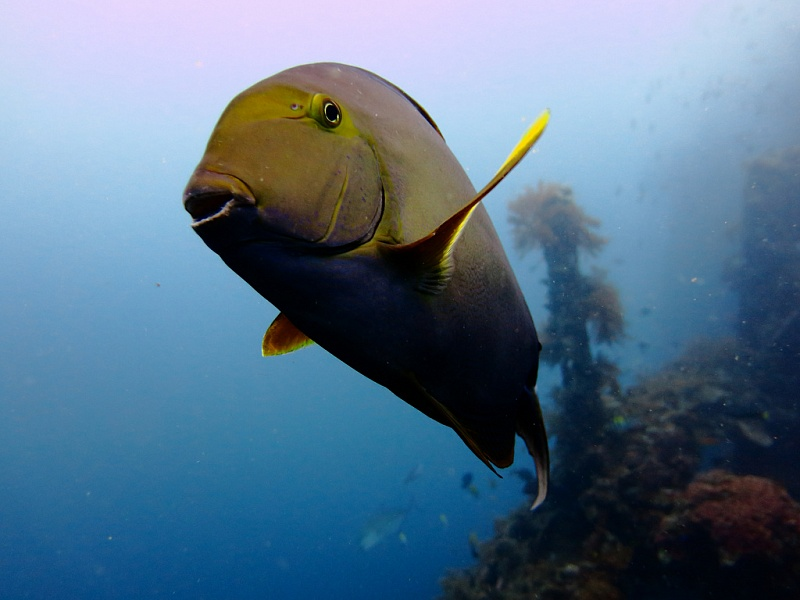
#> input picture hw5/im1.jpg, 800 x 600 px
$ jupyter execute --allow-errors 'Семинар_+_Задание_5_Дискретный_Фурье.ipynb'   (shell and % lines are left out)
#> lines starting #> are read from the running program, lines starting #| are printed output that depends on the picture
# Вычислительная математика
## 4.2 Преобразование Фурье

Ярослав Холодов, Лукьянчук Вячеслав

Содержание семинара:

- Напоминание про ряд Фурье (непрерывный случай)
- Дискретный Фурье (DFT)
- Дискретный Фурье как оператор
- Сравнение DFT и FFT на практике
- Простой пример FFT в python
    - Отличие FFT и RFFT
- Анализ сезонности во временных рядах (реальный пример)
- Задание

## Напоминание про ряд Фурье (непрерывный случай)

Рассмотрим разложение произвольной действительной функции в следующем виде

$$
x(t)=\sum_{i=1}^n A_i \cos \left(2 \pi \nu_i t+\phi_i\right)
$$

Здесь мы определяем набор частот $\left\{\nu_i\right\}$ некоторым способом, который мы обсудим позже. Значения амплитуд и сдвиг фаз оцениваются для каждого данного $\nu_i$. Ряд Фурье описывает сигнал $x(t)$ набором пар $\left\{A_i^2, \nu_i\right\}_{i=1}^n$, где $A_i^2$ представляет собой интенсивность $i$-й косинусоиды. Этот набор пар называется спектром.

Как вычислить $A_i$? Раскроем к общепринятому виду.

$$
\begin{aligned}
A_i \cos \left(2 \pi \nu_i t+\phi_i\right) & =A_i \cos \left(\phi_i\right) \cos \left(2 \pi \nu_i t\right)-A_i \sin \left(\phi_i\right) \sin \left(2 \pi \nu_i t\right)= \\
& =a_i \cos \left(2 \pi \nu_i t\right)+b_i \sin \left(2 \pi \nu_i t\right)
\end{aligned}
$$

А тогда разложение,

$$
x(t)=\sum_{i=1}^n\left(a_i \cos \left(2 \pi \nu_i t\right)+b_i \sin \left(2 \pi \nu_i t\right)\right) = \sum_{i=1}^n\left(a_i - i \cdot b_i \right) \cdot e^{2 \pi \nu_i t}
$$

где все коэффициенты считаются как

$$
\begin{aligned}
a_i & =\frac{2}{P} \int_P x(t) \cos \left(2 \pi \nu_i t\right) d t \\
b_i & =\frac{2}{P} \int_P x(t) \sin \left(2 \pi \nu_i t\right) d t
\end{aligned}
$$

и

$$
A_i^2=a_i^2+b_i^2=\left(a_i - i \cdot b_i \right)^2
$$

## Дискретный Фурье (DFT)

На компьютере нельзя задать континуальный набор точек - любой сигнал это дискретизованный конечный набор точек $\left\{x_n\right\}_{n=0}^{N-1}$. Его вывод возьмём с википедии

Рассмотрим некоторый периодический сигнал $x(t)$ с периодом, равным Т. Разложим его в ряд Фурье:

$$
x(t)=\sum_{k=-\infty}^{+\infty} c_k e^{i \omega_k t}, \quad \omega_k=\frac{2 \pi k}{T} .
$$

Проведем дискретизацию сигнала так, чтобы на периоде было $\mathrm{N}$ отсчетов. Дискретный сигнал представим в виде отсчетов: $x_n=x\left(t_n\right)$, где $t_n=\frac{n}{N} T$, тогда эти отсчеты через ряд Фурье запишутся следующим образом:

$$
x_n=\sum_{k=-\infty}^{+\infty} c_k e^{i \omega_k t_n}=\sum_{k=-\infty}^{+\infty} c_k e^{\frac{2 \pi i}{N} k n}
$$

Используя соотношение $e^{\frac{2 \pi i}{N}(k+m N) n}=e^{\frac{2 \pi i}{N} k n}$, получаем:

$$
x_n=\sum_{k=0}^{N-1} X_k e^{\frac{2 \pi i}{N} k n}, \quad \text { где } \quad X_k=\sum_{l=-\infty}^{+\infty} c_{k+l N} .
$$

Таким образом мы получили обратное дискретное преобразование Фурье.
Умножим теперь скалярно выражение для $x_n$ на $e^{-\frac{2 \pi i}{N} m n}$ и получим:

$$
\sum_{n=0}^{N-1} x_n e^{-\frac{2 \pi i}{N} m n}=\sum_{k=0}^{N-1} \sum_{n=0}^{N-1} X_k e^{\frac{2 \pi i}{N}(k-m) n}=\sum_{k=0}^{N-1} X_k \frac{1-e^{2 \pi i(k-m)}}{1-e^{\frac{2 \pi i(k-m)}{N}}}=\sum_{k=0}^{N-1} X_k N \delta_{k m} .
$$

Здесь использованы: а) выражение для суммы конечного числа членов (экспонент) геометрической прогрессии, и б) выражение символа Кронекера как предела отношения функций Эйлера для комплексных чисел. Отсюда следует, что:

$$
X_k=\frac{1}{N} \sum_{n=0}^{N-1} x_n e^{-\frac{2 \pi i}{N} k n} .
$$

Эта формула описывает прямое дискретное преобразование Фурье.
В литературе принято писать множитель $\frac{1}{N}$ в обратном преобразовании, и поэтому обычно пишут формулы преобразования в следующем виде:

$$
X_n=\sum_{m=0}^{N-1} x_m e^{-\frac{2 \pi i}{N} n \cdot m}, \quad x_m=\frac{1}{N} \sum_{n=0}^{N-1} X_n e^{\frac{2 \pi i}{N} n \cdot m}
$$

Дискретное преобразование Фурье является линейным преобразованием, которое переводит вектор временных отсчётов $\vec x$ в вектор спектральных отсчётов той же длины. Таким образом преобразование может быть реализовано как умножение симметричной квадратной матрицы на вектор:

$\vec X = \mathcal F \vec x,$

матрица <math> \mathcal F  </math> имеет вид:

$$
\mathcal F = \frac{1}{\sqrt n}\begin{pmatrix}
1 & 1 & 1 & 1 & \ldots & 1 \\
1 &\omega_n & \omega_n^2 & \omega_n^3 & \ldots & \omega_n^{n-1} \\
1 &\omega_n^2 & \omega_n^4 & \omega_n^6 & \ldots & \omega_n^{2(n-1)} \\
1 &\omega_n^3 & \omega_n^6 & \omega_n^9 & \ldots & \omega_n^{3(n-1)} \\
\vdots & \vdots & \vdots & \vdots & \ddots & \vdots \\
1 & \omega_n^{n-1} & \omega_n^{2(n-1)} & \omega_n^{3(n-1)} & \ldots &\omega_n^{(n-1)^2}
\end{pmatrix}.
$$

Элементы матрицы задаются следующей формулой:

$\mathcal F(j,k) = \omega_n^{(j-1)(k-1)}$,

где

$\omega_n = e^{-\frac{2\pi i}{n}}$.

Тут мы видим матрицу Вандермонда, которая получалась в задаче полиноминальной интерполяции.

Дискретное преобразование Фурье вектора $(a_0;a_1;\dots;a_{n-1})$ может быть интерпретировано как вычисление значений многочлена

 $p(x)=a_0+a_1 x + \dots + a_{n-1}x^{n-1}$

 в корнях из единицы
 $$
x_0=1, x_1=\omega_n, x_2 = \omega_n^2, …, x_{n-1}=\omega_n^{n-1}.
 $$

Значения многочлена $n$-й степени в $n+1$ точках однозначно определяют сам многочлен. В то же время, если $p(x)=a$ и $q(x)=b$, то $(p\cdot q)(x)=ab$, потому по значениям многочленов $p(x)$ и $q(x)$ можно также определить значения в тех же точках многочлена <math>p\cdot q</math> и восстановить его обратным дискретным преобразованием Фурье.

Так как любое число представимо в виде многочлена от основания системы счисления

$N=a_{n-1} \dots a_1 a_0 = a_0 + a_1 \cdot 10 + \dots + a_{n-1} \cdot 10^{n-1}$,

умножение двух чисел может быть в свою очередь сведено к умножению двух многочленов и нормализации результата.

## Дискретный Фурье как оператор

Заметим, что дискретный Фурье можно задать в операторной форме:

$$
\vec{X}=M \cdot \vec{x}
$$

с матрицей $M$ заданной

$$
M_{k n}=e^{-i 2 \pi \cdot k \cdot n / N}
$$

Итого,

$$
X_k = M_{kn} \cdot x_{n}
$$

Для обратного преобразования Фурье можно применять алгоритм прямого преобразования Фурье — нужно лишь использовать $\varepsilon^{-1}$ вместо $\varepsilon$ (или применить операцию комплексного сопряжения вначале к входным данным, а затем к результату, полученному после прямого преобразования Фурье), и окончательный результат поделить на $N$.

## Сравнение DFT и FFT на практике

При любом гуглинге встроенной в питоне реализации дискретного Фурье, узнаете о функции np.fft.fft. Вот только она работает не по тем формулам, которые мы описали выше. Это легко понять, сравнив время работы.

[cell 1]
import numpy as np
def DFT_slow(x):
    """Compute the discrete Fourier Transform of the 1D array x"""
    x = np.asarray(x, dtype=float)

    N = x.shape[0]
    n = np.arange(N)
    k = n.reshape((N, 1))

    M = np.exp(-2j * np.pi * k * n / N)

    return np.dot(M, x)

[cell 2]
x = np.random.random(1024)
np.allclose(DFT_slow(x), np.fft.fft(x))

[cell 3]
DFT_slow(x)
np.fft.fft(x)

Отличие в скорости в 10000 раз... С чем это связано?

Оказывается, Fast Fourier Transform (FFT) использует определенные симметрии комплексных экспонент, засчёт чего не приходится делать так много вычислительных операций. Если бы FFT был открыт на пару лет раньше, "возможно" гонку вооружений США и СССР удалось бы остановить в зародыше (https://www.youtube.com/watch?v=eQlSvfUuQNs).

Для нас главное запомнить отличие в скорости:

- Обычный DFT работает за $\mathcal{O}\left[N^2\right]$

- FFT работает за $\mathcal{O}[N \log N]$

При больших $N$ разница колоссальная.

Fast Fourier Transform (FFT) часто также называют алгоритмом бабочки или алгоритмом Кули-Тюки. Он состоит из элементарных шагов - операций "бабочка".

У него две реализации - с прореживанием по времени и по частоте.

В случае прореживания по частоте шаг выглядит так

Формула для вычисления «Бабочки» с прореживанием по времени:
$$
Y_1 = X_1 + X_2  \\
Y_2 = (X_1 - X_2) \cdot {W^k_N}
$$

Обозначения:

$X_1$, $X_2$ – исходные точки;

$Y_1$, $Y_2$ – точки результата,

$W^k_N = exp(\frac{-j\cdot 2\cdot π \cdot k}{N} )$ – комплексный коэффициент.

А сама схема алгоритма так (светлый кружок означает операцию "бабочка")

Алгоритм с прореживанием по времени устроен похожим образом

Формула для вычисления «Бабочки» с прореживанием по времени:
$$
Y_1 = X_1 + X_2 \cdot {W^k_N} \\
Y_2 = X_1 - X_2 \cdot {W^k_N}
$$

Обозначения:

$X_1$, $X_2$ – исходные точки;

$Y_1$, $Y_2$ – точки результата,

$W^k_N = exp(\frac{-j\cdot 2\cdot π \cdot k}{N} )$ – комплексный коэффициент.

## Простой пример FFT в python

[cell 4]
# Python example - Fourier transform using numpy.fft method

import numpy as np
import matplotlib.pyplot as plt

# How many time points are needed i,e., Sampling Frequency
samplingFrequency = 100;

# At what intervals time points are sampled
samplingInterval = 1 / samplingFrequency;

# Begin time period of the signals
beginTime = 0;

# End time period of the signals
endTime = 10;

# Frequency of the signals
signal1Frequency = 4;
signal2Frequency = 7;

# Time points
time = np.arange(beginTime, endTime, samplingInterval);

# Create two sine waves
amplitude1 = np.sin(2*np.pi*signal1Frequency*time)
amplitude2 = np.sin(2*np.pi*signal2Frequency*time)

# Create subplot
figure, axis = plt.subplots(4, 1)
figure.set_size_inches(8, 8)
plt.subplots_adjust(hspace=1)

# Time domain representation for sine wave 1
axis[0].set_title('Sine wave with a frequency of 4 Hz')
axis[0].plot(time, amplitude1)
axis[0].set_xlabel('Time')
axis[0].set_ylabel('Amplitude')

# Time domain representation for sine wave 2
axis[1].set_title('Sine wave with a frequency of 7 Hz')
axis[1].plot(time, amplitude2)
axis[1].set_xlabel('Time')
axis[1].set_ylabel('Amplitude')

# Add the sine waves
amplitude = amplitude1 + amplitude2

# Time domain representation of the resultant sine wave
axis[2].set_title('Sine wave with multiple frequencies')
axis[2].plot(time, amplitude)
axis[2].set_xlabel('Time')
axis[2].set_ylabel('Amplitude')

# Frequency domain representation
fourierTransform = np.fft.fft(amplitude)/len(amplitude)           # Normalize amplitude
fourierTransform = fourierTransform[range(int(len(amplitude)/2))]

#fourierTransform = fourierTransform[range(int(len(amplitude)/2))] # Exclude sampling frequency

tpCount = len(amplitude)

values = np.arange(int(tpCount/2))
#values      = np.arange(int(tpCount/2))

timePeriod = tpCount/samplingFrequency

frequencies = values/timePeriod

# Frequency domain representation
axis[3].set_title('Fourier transform depicting the frequency components')
axis[3].plot(frequencies, abs(fourierTransform))
axis[3].set_xlabel('Frequency')
axis[3].set_ylabel('Amplitude')

plt.show()
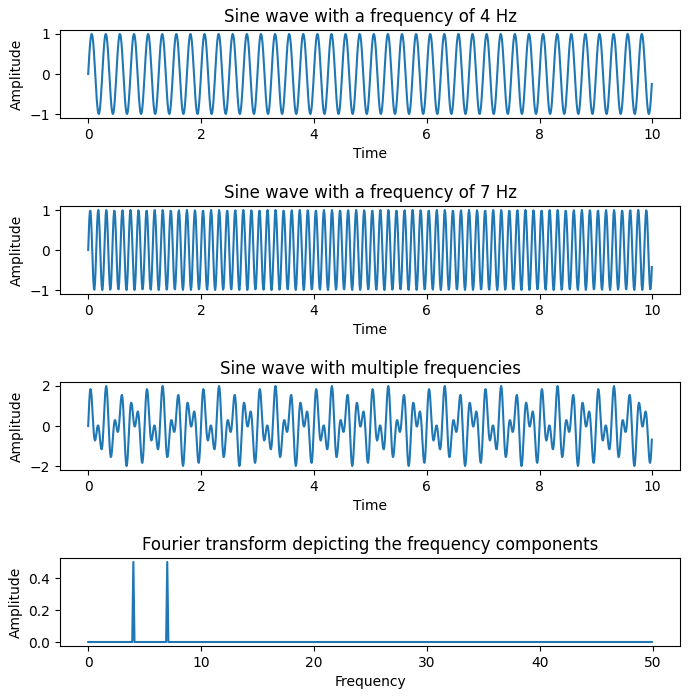
#> figure drawn by matplotlib, 4 panels; panel 1: curve peaks at x = 6.06, y = 0.998; panel 2: curve peaks at x = 0.75, y = 1; panel 3: curve peaks at x = 8.32, y = 1.98; panel 4: curve peaks at x = 7, y = 0.5

Видим, что спектр симметричен относительно своей середины. Это всегда верно для действительного сигнала. Чтобы не считать зря "ненужную" вторую половину спектра, лучше использовать numpy.fft.rfft: https://numpy.org/doc/stable/reference/generated/numpy.fft.rfft.html

## Анализ сезонности во временных рядах (реальный пример)

Во временных рядах нередко присутствует периодическая (сезонная) составляющая.

Например, продажи в магазинах растут в субботу и воскресение, а также в канун Нового Года. Рост пассажиропотока увеличивается к летним месяцам.

Таких сезонных составляющих может быть много, и выявить их порой непросто. Посмотрим детально, как выделить сезонность во временных рядах.

Для начала смоделируем временной ряд. Предположим, что у нас есть данные о продажах за 3 года с периодом взятия выборки в 1 день.

Пусть в графике продаж присутствуют следующие сезонные факторы:

* Годовой — на Новый Год продажи растут.
* Квартальный — ежеквартально люди получают премии, у них появляется больше денег, и они склонны больше тратить.
* Еженедельный — на субботу и воскресение продажи вырастают.
* Есть некоторый искажающий фактор (шум), влияющий на объем продаж.

Временной ряд создадим с помощью Pandas.DataFrame.

[cell 5]
import pandas as pd
from datetime import date
import numpy as np
import matplotlib.pyplot as plt #Отрисовка графиков
# if using a jupyter notebook

years = 3               #Number of the years
months = 12             #Number of the months per year
quarters = 4            #Number of quarters per a year
weeks = 4               #Number of weeks per month

GBPUSD = pd.DataFrame(columns=['date_time', 'value'])

start_date = date(2019, 1, 1)
end_date = start_date.replace(year=start_date.year + years)

time = pd.date_range(start = start_date, end = end_date, freq = 'D')

print(start_date, end_date, time.shape[0])
GBPUSD['date_time'] = time
GBPUSD.index = time

Берем исходную дату 01.01.2019 в качестве начала временного ряда и количество years = 3, задав частоту дискретизации freq = ‘D’ = 1 день.

В случае с временным рядом, описывающим продажи за определенный промежуток времени,
аналогом общепринятого в цифровой обработке сигналов промежутка в 1 сек., выступает весь интервал взятия выборок,
т.е. SR = количеству дней за 3 года.

[cell 6]
SR = time.size                                              #Total number of samples in the time series

f_year = years                                              #Frequency for the year period
f_quarter = years*quarters                                  #Frequency for the quarter period
f_week = years*months*weeks                                 #Frequency for the week period

fi = np.pi/2                                                #The phase shift

t = np.linspace(0, SR, SR)                                  #Generate time axis

y_year = np.sin(2*np.pi*f_year*t + fi) + 1                  #Create time series for years
y_quarter = 0.7*np.sin(2*np.pi*f_quarter*t + fi) + 1        #Create time series for quarters
y_week = 0.5*np.sin(2*np.pi*f_week*t + fi) + 3              #Create time series for weeks

noise = np.random.uniform(-1.,1., SR)                       #Create noise
y_mix = y_year + y_quarter + y_week + noise  + 1.5           #Combine all time series

Соответственно определяем, что:

f_year = years = 3 — частота повторения по годам.
Данные у нас взяты за 3 года, соответственно, частота = 3.

f_quarter = years*quarters = 12 — квартальная частота повторения.

f_week = years*months*weeks = 144 — недельные повторения.

Чтобы визуально гармонические составляющие для годовых, квартальных и недельных сезонных составляющих хорошо визуализировались на графике,
добавляем постоянную составляющую для сдвига по оси y. В этом случае сезонные составляющие получаются более физичными, поскольку отрицательные продажи — это убыток.

Фаза fi = pi/2 смещает максимальное значение на начало года, делая более физичным, поскольку максимум продаж приходится на дату в районе 1 января каждого года.
Можно вместо sin взять cos, чтобы не добавлять фазовый сдвиг.

Поскольку на данный момент в качестве time берется ряд дат, для формирования временной последовательности,
которую можно будет подать в качестве аргумента для sin, нужно сформировать числовую последовательность.
Количество отсчетов в последовательности должно быть равно количеству дат в исходном ряде.
В данном случае максимальное значение в ряде равно SR, и общее количество отсчетов (третий аргумент функции) взято также SR.

Отобразим созданные временные ряды на графике.

[cell 7]
t = np.linspace(0, SR, SR)                 #Generate time axis
print("Частота квартальная:", f_quarter)
print("Частота недельная:", f_week)
fig, ax = plt.subplots(1, 1, figsize=(15, 8))
plt.ylabel('Amplitude = sin(x + fi)')
plt.xlabel('Years')
plt.grid(True, which='both')
plt.plot(time, y_year, label='Year')
plt.plot(time, y_quarter, label='Quarter')
plt.plot(time, y_week, label='Week')
plt.plot(time, y_mix, label='Mix')
legend = ax.legend(loc='upper right', shadow=True, fontsize='x-large')
#legend.get_frame().set_facecolor('C0')
plt.show()
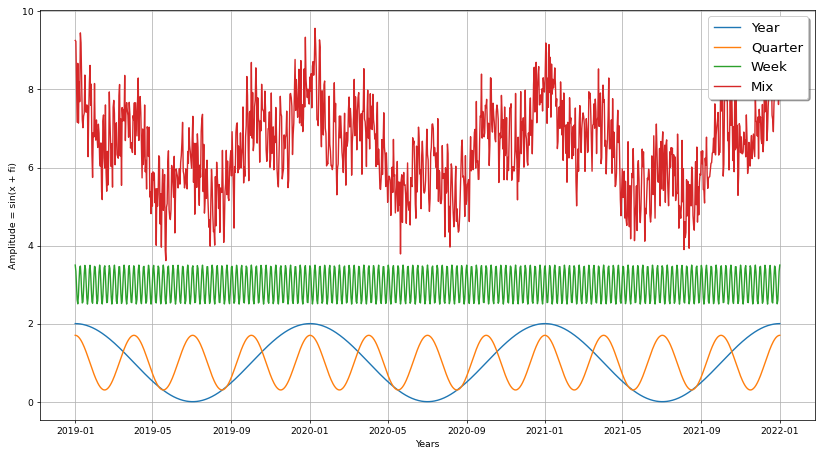
#> figure drawn by matplotlib, 1 panel; curve peaks at x = 1.55e+18, y = 2; curve peaks at x = 1.55e+18, y = 1.7; curve peaks at x = 1.55e+18, y = 3.5

## Дискретное преобразование Фурье

В нашем случае ряд Фурье представлен в виде суммы трех гармонических функций.

Это модельный вариант, однако он дает возможность проверить наличие во временном ряде явно выраженных сезонны факторов.
Воспользуемся встроенными функциями Python numpy для дискретного преобразования Фурье.

Поскольку сигнал действительный, то для ускорения использовалась функция rfft.

[cell 8]
#SR = t.size  #частота дискретизации, отсчётов в секунду
N = SR # длина входного массива.
# Вычисляем преобразование Фурье. Сигнал действительный, поэтому надо использовать rfft, это быстрее, чем fft
spectrum = np.fft.rfft(y_week)
orig = spectrum.copy()
freq = np.fft.rfftfreq(N, 1./SR) #Frequency axis
spectrum = 1/N * np.abs(spectrum)
spectrum[1:] = spectrum[1:]*2 # Удваиваем значение амплитуды всех гармоник за исключением 0-й

Амплитуда 0-й гармоники (постоянная составляющая — сдвиг по оси y) не требует преобразования по амплитуде.
Амплитуду других гармоник необходимо умножить на 2, чтобы получить корректное значение амплитуды исходного гармонического сигнала.
Частота временного ряда = 144, говорит об 144 изменениях за период в 3 года.

[cell 9]
fig, ax = plt.subplots(1, 1, figsize=(15, 8))
plt.plot(freq, spectrum)
# rfftfreq сделает всю работу по преобразованию номеров элементов массива в частоту
# интересует только спектр амплитуд, поэтому используем abs из numpy (действует на массивы поэлементно)
# делим на число элементов, чтобы скорректировать амплитуду. Постоянные составляющие должны совпадать в смоделированном гармоническом сигнале и в спектре
plt.xlabel(u'Частота')
plt.ylabel(u'Значение')
plt.title(u'Спектр')
plt.grid(True)
plt.show()
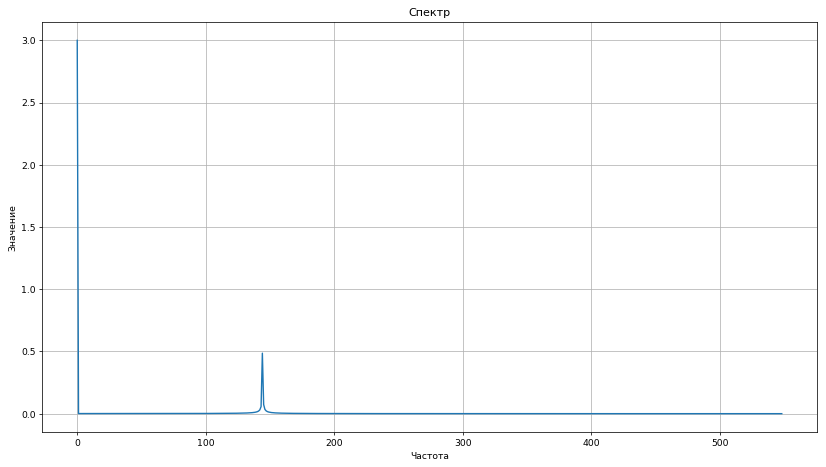
#> figure drawn by matplotlib, 1 panel; curve peaks at x = 0, y = 3

Заметим, что полученная постоянная составляющая равна 3, что соответствует исходной величине амплитуды, заданной при создании функции.
Постоянная составляющая (0-я гармоника) нередко значительная, поэтому отобразим на другом графике полученное преобразование, исключив гармонику с 0-й частотой.

[cell 10]
fig, ax = plt.subplots(1, 1, figsize=(15, 8))
plt.plot(freq[1:], spectrum[1:])
plt.xlabel(u'Частота')
plt.ylabel(u'Значение')
plt.title(u'Спектр')
plt.grid(True)
plt.show()
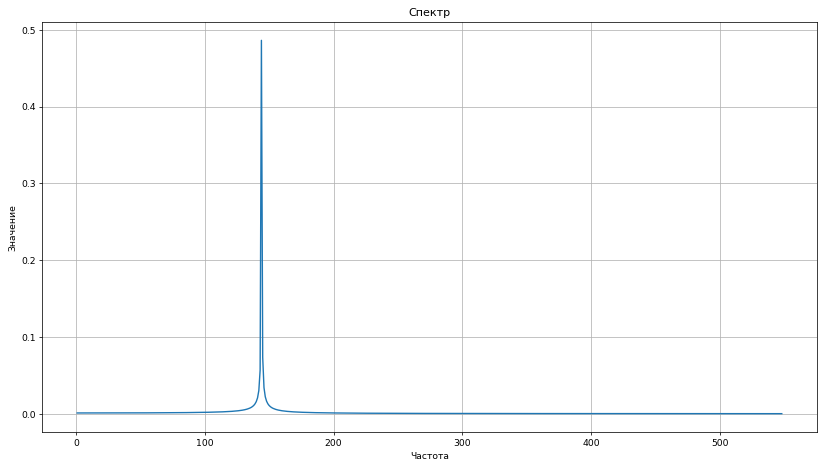
#> figure drawn by matplotlib, 1 panel; curve peaks at x = 144, y = 0.486

Как видно по графику, на частоте, равной 144, выявлена гармоника с амплитудой 0.5, что соответствует заданной при моделировании временного ряда.

Сделаем теперь преобразование Фурье для смешанного временного ряда, заменив аргумент на y_mix.

[cell 11]
spectrum = np.fft.rfft(y_mix)
orig = spectrum.copy()
spectrum = 1/N * np.abs(spectrum)
spectrum[1:] = spectrum[1:]*2
fig, ax = plt.subplots(1, 1, figsize=(15, 8))
plt.plot(freq[1:], spectrum[1:])
plt.xlabel(u'Частота')
plt.ylabel(u'Значение')
plt.title(u'Спектр')
plt.grid(True)
plt.show()

На графике видно, что амплитуда самой низкой годовой (с частотой = 3) = 1, квартальной (с частотой = 12) = 0.7 и недельной (с частотой = 144) = 0.5 на фоне гармоник «белого шума» с низкой амплитудой.

В частотной области легко произвести очистку исходного временного ряда, отбросив значения ниже определенного уровня, соответствующие шуму, и оставив только нужные гармоники.
Затем можно произвести обратное преобразование Фурье и получить исходный временной ряд, очищенный от шума.

[cell 12]
orig_wo_noise = orig.copy()
orig_wo_noise[orig_wo_noise < 70] = 0
s = np.fft.irfft(orig_wo_noise)
fig, ax = plt.subplots(1, 1, figsize=(15, 8))
plt.ylabel('Amplitude')
plt.xlabel('Years')
plt.grid(True, which='both')
plt.plot(time[:-1], s, label='Orig')
legend = ax.legend(loc='upper right')
plt.show()

При анализе наблюдений важно понимать, есть ли во временном ряде явно выраженные сезонные факторы.

Нейронные сети позволяют выявить подобные закономерности неявно, работая как «черный ящик», т.е. предсказание может быть весьма точным, но почему оно такое, понять нельзя.

Нередко матобработка временного ряда перед подачей на нейронную сеть позволяет существенно улучшить качество прогноза нейронкой.

Поэтому предварительный анализ временного ряда различными преобразованиями, в т.ч. Фурье весьма полезны.

# Задание 1. Фурье-преобразование картинки.

Сделайте преобразование Фурье от картинки в файле im1.jpg, используя файл rian.py.   Сохраните двумерный фурье-образ в файле out.jpg (параметры цвета r, g, b округлять до целых чисел).  Удалите из фурье-образа верхнюю половину пространственных частот по каждой координате. Сделайте обратное преобразование и сохраните в файле  out2.jpg

Указание.

Методом двумерного преобразования Фурье (two-dimensional Fourier transform - 2-DFT) является преобразование Фурье, произведенное над двумерным массивом данных. Рассмотрим двумерный массив данных.  Эти данные имеют два измерения: x и y. Преобразование Фурье над данными производится сначала в одном, а затем в другом направлениях.

Первая часть преобразования Фурье проводится в x измерении. Вторая часть преобразования Фурье производится в y измерении.

[cell 13]
import cv2
import numpy as np
import matplotlib.pyplot as plt
from scipy import fft

[cell 14]
import cv2

image = cv2.imread("im1.jpg")
#> image is the input picture: shape (600, 800, 3); mean B, G, R 138.7, 115.5, 87.9
image_map = np.array([fft.fft2(ch) for ch in image.T]).T
cv2.imwrite("out.jpg", np.abs(image_map))
#> (the rest of the program and of its run is left out)
